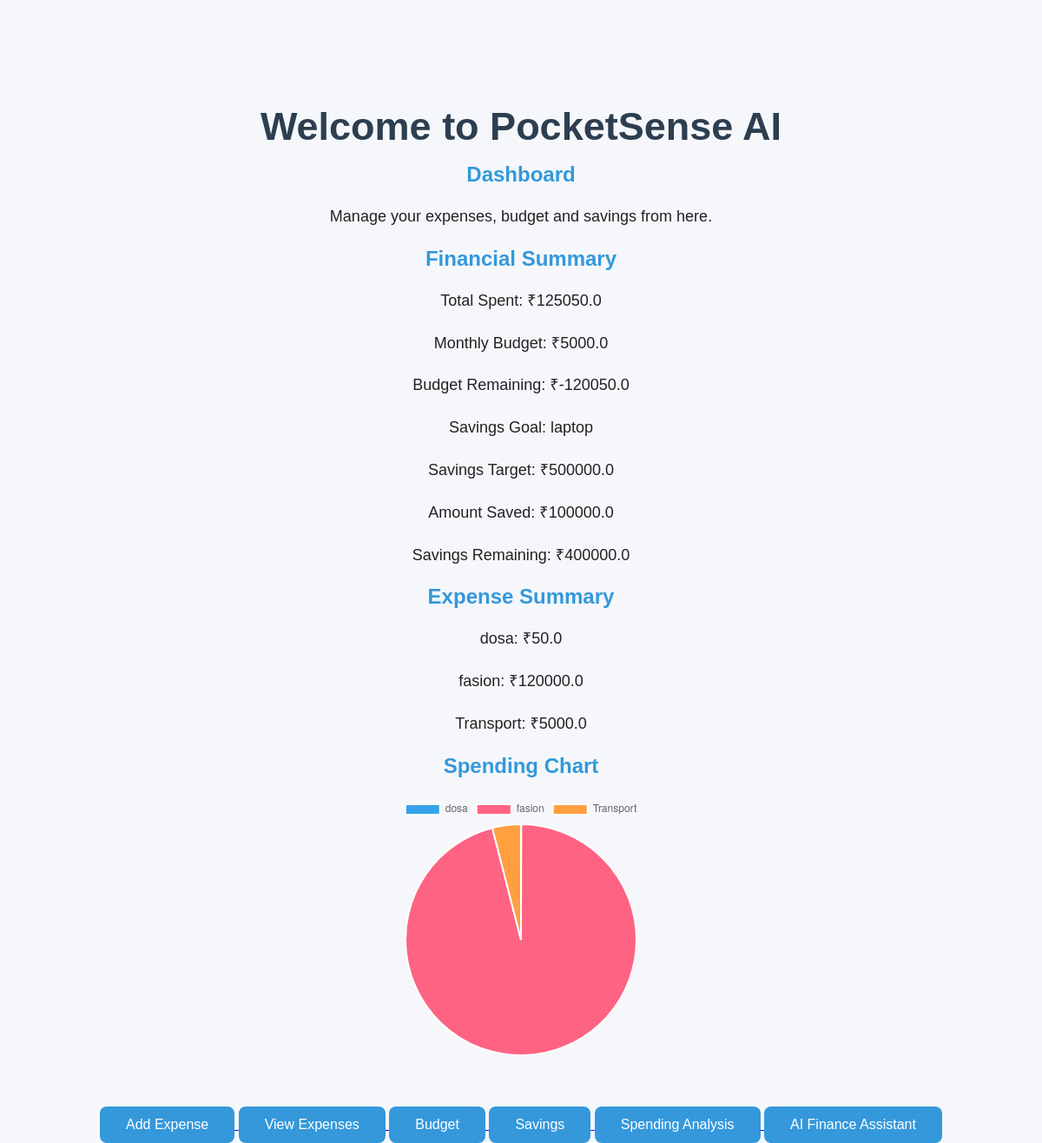
/dashboard, run on the app's committed database.
### models/budget_model.py (models this page shows)
class Budget(Base):
    __tablename__ = "budgets"
    id = Column(Integer, primary_key=True, index=True)
    month = Column(String, nullable=False)
    amount = Column(Float, nullable=False)

### models/savings_model.py (models this page shows)
class Savings(Base):
    __tablename__ = "savings"
    id = Column(Integer, primary_key=True, index=True)
    goal = Column(String, nullable=False)
    target_amount = Column(Float, nullable=False)
    saved_amount = Column(Float, nullable=False)

### models/expense_model.py (models this page shows)
class Expense(Base):
    __tablename__ = "expenses"
    id = Column(Integer, primary_key=True, index=True)
    title = Column(String, nullable=False)
    amount = Column(Float, nullable=False)
    category = Column(String, nullable=False)
    date = Column(String, nullable=False)

### main.py (the view)
@app.get("/dashboard", response_class=HTMLResponse)
def dashboard(request: Request):
    db = SessionLocal()
    total_expense = db.query(Expense).with_entities(Expense.amount).all()
    total_spent = sum(expense[0] for expense in total_expense)
    category_totals = {}
    expenses = db.query(Expense).all()
    for expense in expenses:
        if expense.category in category_totals:
            category_totals[expense.category] += expense.amount
        else:
            category_totals[expense.category] = expense.amount
    categories_json = json.dumps(list(category_totals.keys()))
    amounts_json = json.dumps(list(category_totals.values()))
    budget = db.query(Budget).order_by(Budget.id.desc()).first()
    savings = db.query(Savings).order_by(Savings.id.desc()).first()
    db.close()
    return templates.TemplateResponse(
        request=request,
        name="dashboard.html",
        context={
            "request": request,
            "total_spent": total_spent,
            "budget": budget,
            "savings": savings,
            "category_totals": category_totals,
            "categories_json": categories_json,
            "amounts_json": amounts_json
        }
    )

### templates/dashboard.html (shortened to what this page needs)
<!DOCTYPE html>
<html lang="en">
<head>
    <link rel="stylesheet"
          href="{{ url_for('static', path='/css/style.css') }}">
</head>
<body>
    <h1>Welcome to PocketSense AI</h1>
    <h2>Dashboard</h2>
    <p>
        Manage your expenses, budget and savings from here.
    </p>
    <h2>Financial Summary</h2>
    <p>
        Total Spent:
        ₹{{ total_spent }}
    </p>
    {% if budget %}
        <p>
            Monthly Budget:
            ₹{{ budget.amount }}
        </p>
        <p>
            Budget Remaining:
            ₹{{ budget.amount - total_spent }}
        </p>
    {% else %}
        <p>
            No budget set yet.
        </p>
    {% endif %}
    {% if savings %}
        <p>
            Savings Goal:
            {{ savings.goal }}
        </p>
        <p>
            Savings Target:
            ₹{{ savings.target_amount }}
        </p>
        <p>
            Amount Saved:
            ₹{{ savings.saved_amount }}
        </p>
        <p>
            Savings Remaining:
            ₹{{ savings.target_amount - savings.saved_amount }}
        </p>
    {% else %}
        <p>
            No savings goal set yet.
        </p>
    {% endif %}
    <h2>Expense Summary</h2>
    {% if category_totals %}
        {% for category, total in category_totals.items() %}
            <p>
                {{ category }}:
                ₹{{ total }}
            </p>
        {% endfor %}
    {% else %}
        <p>
            No expenses available.
        </p>
    {% endif %}
    <h2>Spending Chart</h2>
    <canvas id="expenseChart"></canvas>
    <script>
       const categories = JSON.parse('{{ categories_json | safe }}');
       const amounts = JSON.parse('{{ amounts_json | safe }}');
        new Chart(
            document.getElementById("expenseChart"),
            {
                type: "pie",
                data: {
                    labels: categories,
                    datasets: [
                        {
                            data: amounts
                        }
                    ]
                },
                options: {
                    responsive: true
                }
            }
        );
    </script>
    <br>
    <a href="/add-expense">
        <button>Add Expense</button>
    </a>
    <a href="/expenses">
        <button>View Expenses</button>
    </a>
    <a href="/budget">
        <button>Budget</button>
    </a>
    <a href="/savings">
        <button>Savings</button>
    </a>
    <a href="/analysis">
        <button>Spending Analysis</button>
    </a>
    <a href="/chatbot">
    <button>AI Finance Assistant</button>
</a>
</body>
</html>

### static/css/style.css (style rules this page uses)
* { margin: 0; padding: 0; box-sizing: border-box; }
body { font-family: Arial, sans-serif; background: #f5f7fb; color: #222; text-align: center; }
h1 { margin-top: 120px; font-size: 45px; color: #2c3e50; }
h2 { margin-top: 15px; color: #3498db; }
p { margin: 20px auto; max-width: 600px; font-size: 18px; line-height: 1.6; }
button { margin-top: 20px; padding: 12px 30px; border: none; border-radius: 8px; background: #3498db; color: white; font-size: 16px; cursor: pointer; }

### templates/dashboard.html (style rules this page uses)
#expenseChart { width: 300px !important; height: 300px !important; margin: 20px auto; }

### data on the page
Budget: amount "5000.0", budget.amount-total_spent "-120050.0"
Savings: goal "laptop", target_amount "500000.0", saved_amount "100000.0", savings.target_amount-savings.saved_amount "400000.0"
Expense: category "dosa", amount "50.0"
Expense: category "fasion", amount "120000.0"
Expense: category "Transport", amount "5000.0"

### other printed values
{{ total_spent }} "125050.0"
chart data {{ categories_json | safe }} ["dosa", "fasion", "Transport"]
chart data {{ amounts_json | safe }} [50.0, 120000.0, 5000.0]
